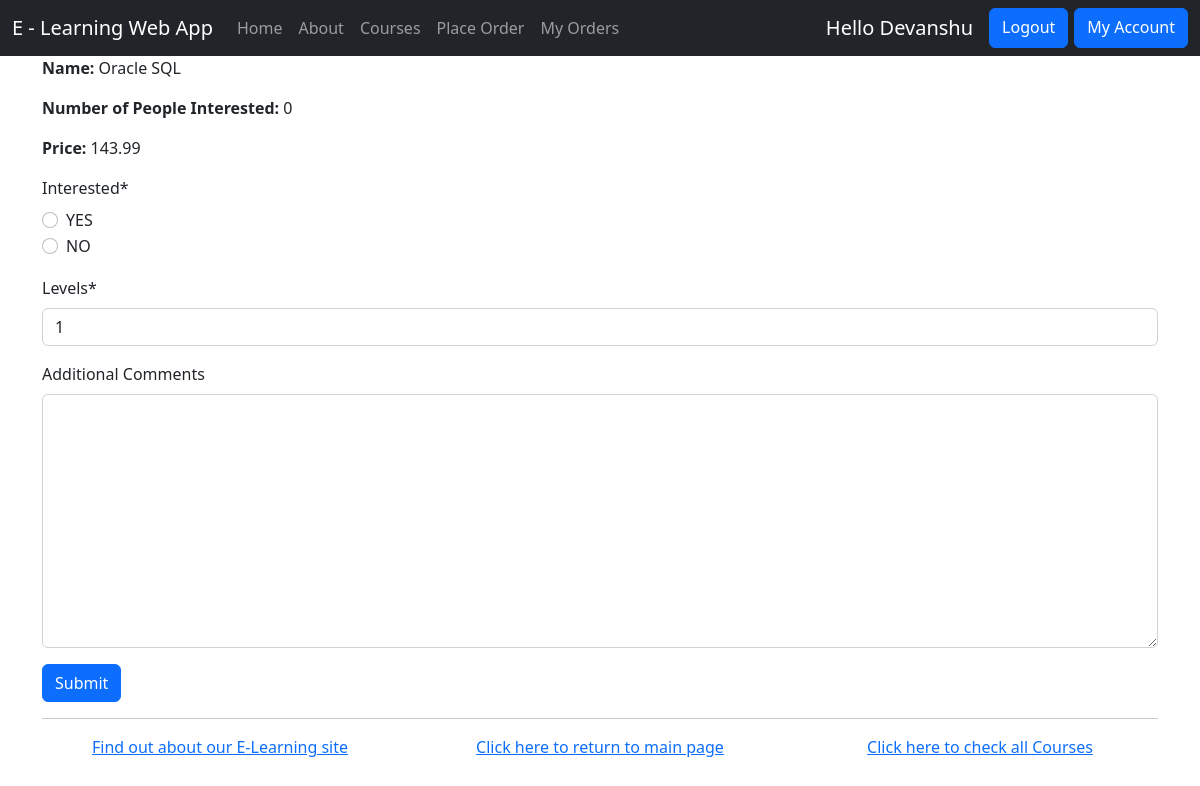
The page /myapp/courses/4/ (signed in) on the database its author committed.
### myapp/models.py (models this page shows, shortened)
class Course(models.Model):
    interested = models.PositiveIntegerField(default=0)
    stages = models.PositiveIntegerField(default=3)
    topic = models.ForeignKey(Topic, related_name='courses', on_delete=models.CASCADE)
    name = models.CharField(max_length=200)
    price = models.DecimalField(max_digits=10,decimal_places=2, validators=[MinValueValidator(50), MaxValueValidator(500)])
    for_everyone = models.BooleanField(default=True)
    description = models.TextField(max_length=300, null=True, blank=True)

### myapp/views.py (the view)
# urls.py: path(r'courses/<int:cour_id>/', views.course_detail, name='course_detail'),
@login_required(login_url='/myapp/login/')
def course_detail(request, cour_id):
    msg = ''
    course = get_object_or_404(Course, pk=cour_id)
    if request.method == 'POST':
        form = InterestForm(request.POST)
        if form.is_valid():
            if form.cleaned_data['interested'] == '1':
                course.interested = course.interested + 1
                course.save()
            return redirect('myapp:index')
        else:
            msg = 'Something went wrong'
    else:
        form = InterestForm()
    return render(request, 'myapp/course_detail.html', {'msg': msg, 'course_info': course, 'form': form})

### myapp/forms.py
class InterestForm(forms.Form):
    interested = forms.ChoiceField(widget=forms.RadioSelect, choices=[(1, 'YES'), (2, 'NO')])
    levels = forms.IntegerField(initial=1, min_value=1)
    comments= forms.CharField(widget=forms.Textarea, required=False, label="Additional Comments")

### myapp/templates/myapp/course_detail.html (shortened to what this page needs)
{% extends 'myapp/base.html' %}
{% load crispy_forms_filters %}
{% load crispy_forms_tags %}
{% block body_block %}
    <p><b>Name:</b> {{ course_info.name }} </p>
    <p><b>Number of People Interested:</b> {{ course_info.interested }}</p>
    <p><b>Price:</b> {{ course_info.price }} </p>
    {% if course_info.for_everyone %}
        <form method="POST">
            {{ form| crispy }}
            <input class="btn btn-primary" type="submit" value="Submit"/>
        </form>
    {% else %}
        <p> Unfortunately, this course is not for everyone </p>
    {% endif %}
{% endblock %}

### myapp/templates/myapp/base.html (shortened to what this page needs)
<!DOCTYPE html>
{% load static %}
<html>
<head>
<link rel="stylesheet" type="text/css" href="{% static 'myapp/style.css' %}" />
<link href="https://cdn.jsdelivr.net/npm/bootstrap@5.2.0/dist/css/bootstrap.min.css" rel="stylesheet">
</head>
<body>
<div>
<nav class="navbar navbar-expand-lg navbar-dark bg-dark">
    <div class="container-fluid">
      <a class="navbar-brand" href="#">E - Learning Web App</a>
      <div class="collapse navbar-collapse" id="navbarTogglerDemo03">
        <ul class="navbar-nav me-auto mb-2 mb-lg-0">
          <li class="nav-item">
            <a class="nav-link" aria-current="page" href="{% url 'myapp:index' %}">Home</a>
          </li>
          <li class="nav-item">
            <a class="nav-link" href="{% url 'myapp:about' %}">About</a>
          </li>
          <li class="nav-item">
            <a class="nav-link" href="{% url 'myapp:courses' %}">Courses</a>
          </li>
          <li class="nav-item">
            <a class="nav-link" href="{% url 'myapp:place_order' %}">Place Order</a>
          </li>
          {% if request.user.is_authenticated %}
            <li class="nav-item">
              <a class="nav-link" href="{% url 'myapp:myorders' %}">My Orders</a>
            </li>
          {% endif %}
        </ul>
        <div class="d-flex">
          {% if not request.user.is_authenticated %}
            <a class="btn btn-primary" style="margin-right: 6px;" href="{% url 'myapp:login' %}">Login</a>
            <a class="btn btn-primary" href="{% url 'myapp:register' %}">Register</a>
          {% else %}
            <a href="#" class="navbar-brand">Hello {{request.user.first_name}}</a>
            <a class="btn btn-primary" style="margin-right: 6px;" href="{% url 'myapp:logout' %}">Logout</a>
            <a class="btn btn-primary" href="{% url 'myapp:myaccount' %}">My Account</a>
        {% endif %}
        </div>
      </div>
    </div>
  </nav>
<div class="container">
    {% block body_block %}{% endblock %}
    <hr />
    <div class="row" style="text-align:center;">
      <div class="col-md-4"><a href="/myapp/about/">Find out about our E-Learning site</a></div>
      <div class="col-md-4"><a href = "{% url 'myapp:index' %}">Click here to return to main page</a></div>
      <div class="col-md-4"><a href = "{% url 'myapp:courses' %}">Click here to check all Courses</a></div>
    </div>
</div>
</div>
</body>
</html>

### myapp/static/myapp/style.css (style rules this page uses)
body { background-color: bisque; color: darkgreen; }
a { color: darkcyan; }

### rows shown on the page
Course: name "Oracle SQL", interested "0", price "143.99"

### other values the page prints
{{ request.user.first_name }} "Devanshu"
